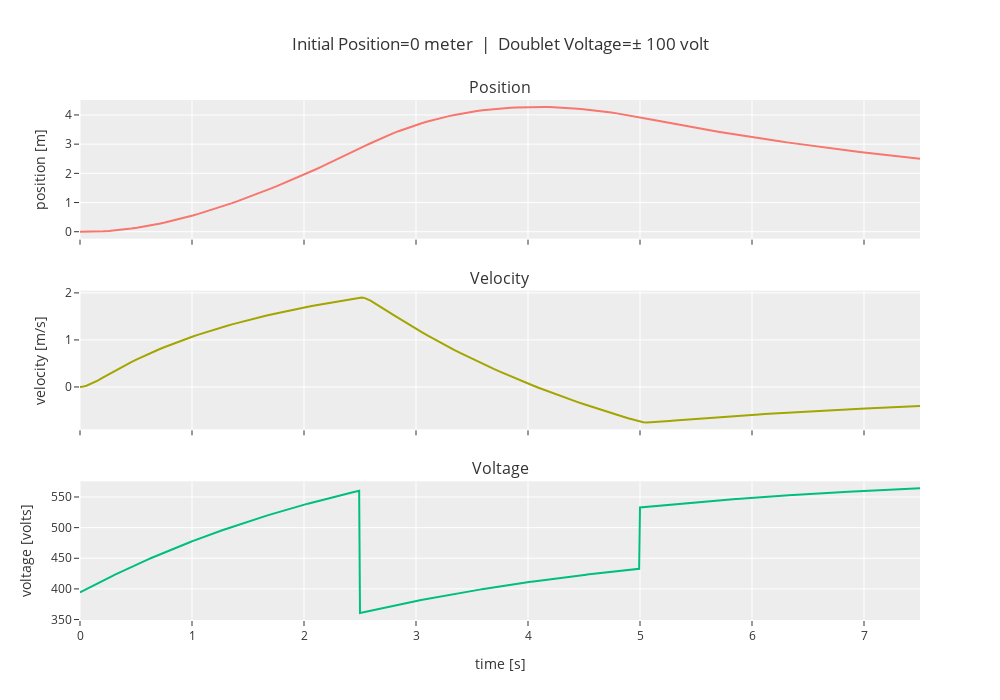

Source (notebook cell):
### Markdown cell above
### $x = 0$

### Code cell
nonlinear_analysis(0, doublet_magnitude=100, )

### Figure 1 — Plotly figure (JSON) as saved in the notebook; plotly's stock layout.template omitted (floating-point values rounded to 4 significant figures; data arrays with more than 128 entries replaced by an {"elided": "..."} marker saying what was removed)
{"data": [{"type": "scatter", "x": {"elided": "154 float values"}, "xaxis": "x", "y": {"elided": "154 float values"}, "yaxis": "y"}, {"type": "scatter", "x": {"elided": "154 float values"}, "xaxis": "x2", "y": {"elided": "154 float values"}, "yaxis": "y2"}, {"type": "scatter", "x": {"elided": "1000 float values"}, "xaxis": "x3", "y": {"elided": "1000 float values"}, "yaxis": "y3"}], "layout": {"annotations": [{"font": {"size": 16}, "showarrow": false, "text": "Position", "x": 0.5, "xanchor": "center", "xref": "paper", "y": 1, "yanchor": "bottom", "yref": "paper"}, {"font": {"size": 16}, "showarrow": false, "text": "Velocity", "x": 0.5, "xanchor": "center", "xref": "paper", "y": 0.6333, "yanchor": "bottom", "yref": "paper"}, {"font": {"size": 16}, "showarrow": false, "text": "Voltage", "x": 0.5, "xanchor": "center", "xref": "paper", "y": 0.2667, "yanchor": "bottom", "yref": "paper"}], "height": 700, "showlegend": false, "title": {"text": "Initial Position=0 meter  |  Doublet Voltage=± 100 volt"}, "width": 1000, "xaxis": {"anchor": "y", "autorange": true, "domain": [0, 1], "matches": "x3", "range": [0, 7.5], "showticklabels": false, "type": "linear"}, "xaxis2": {"anchor": "y2", "autorange": true, "domain": [0, 1], "matches": "x3", "range": [0, 7.5], "showticklabels": false, "type": "linear"}, "xaxis3": {"anchor": "y3", "autorange": true, "domain": [0, 1], "range": [0, 7.5], "title": {"text": "time [s]"}, "type": "linear"}, "yaxis": {"anchor": "x", "autorange": true, "domain": [0.7333, 1], "range": [-0.2375, 4.512], "title": {"text": "position [m]"}, "type": "linear"}, "yaxis2": {"anchor": "x2", "autorange": true, "domain": [0.3667, 0.6333], "range": [-0.9002, 2.047], "title": {"text": "velocity [m/s]"}, "type": "linear"}, "yaxis3": {"anchor": "x3", "autorange": true, "domain": [0, 0.2667], "range": [349.2, 575.6], "title": {"text": "voltage [volts]"}, "type": "linear"}}}
